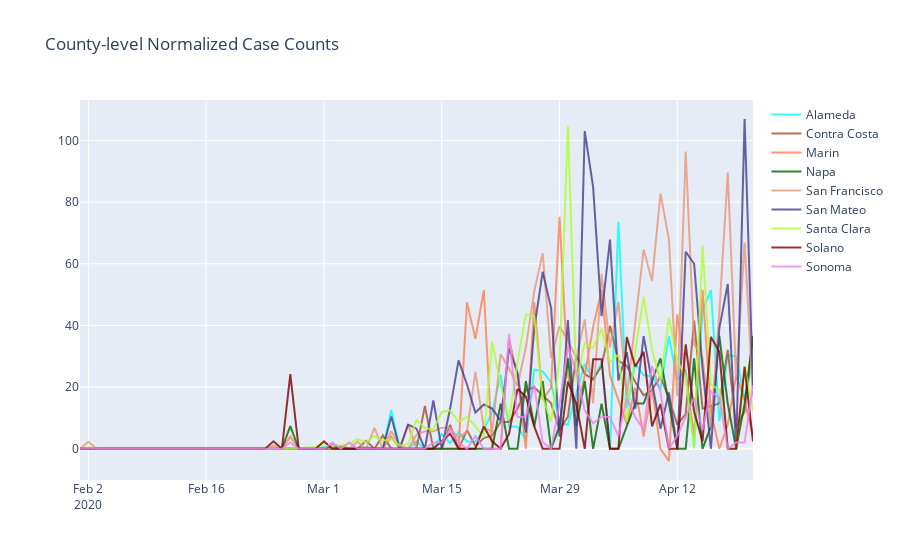

The notebook cell saved with this chart:
### Code cell
data = list()
COLORS = ["aqua","sienna","coral","darkgreen","darksalmon","darkslateblue","greenyellow","maroon","violet"]

layout = dict(title = "County-level (Normalized) Daily New Cases")

for county, col in zip(COUNTIES,COLORS):
    trace = go.Scatter(x = DF.columns,
                       y = DF.loc[county,:],
                       name = county,
                       line = dict(color = col),
                       opacity = 0.8)
    data.append(trace)
    
fig = dict(data=data, layout=layout)
iplot(fig, filename="Interactive Visualization")
